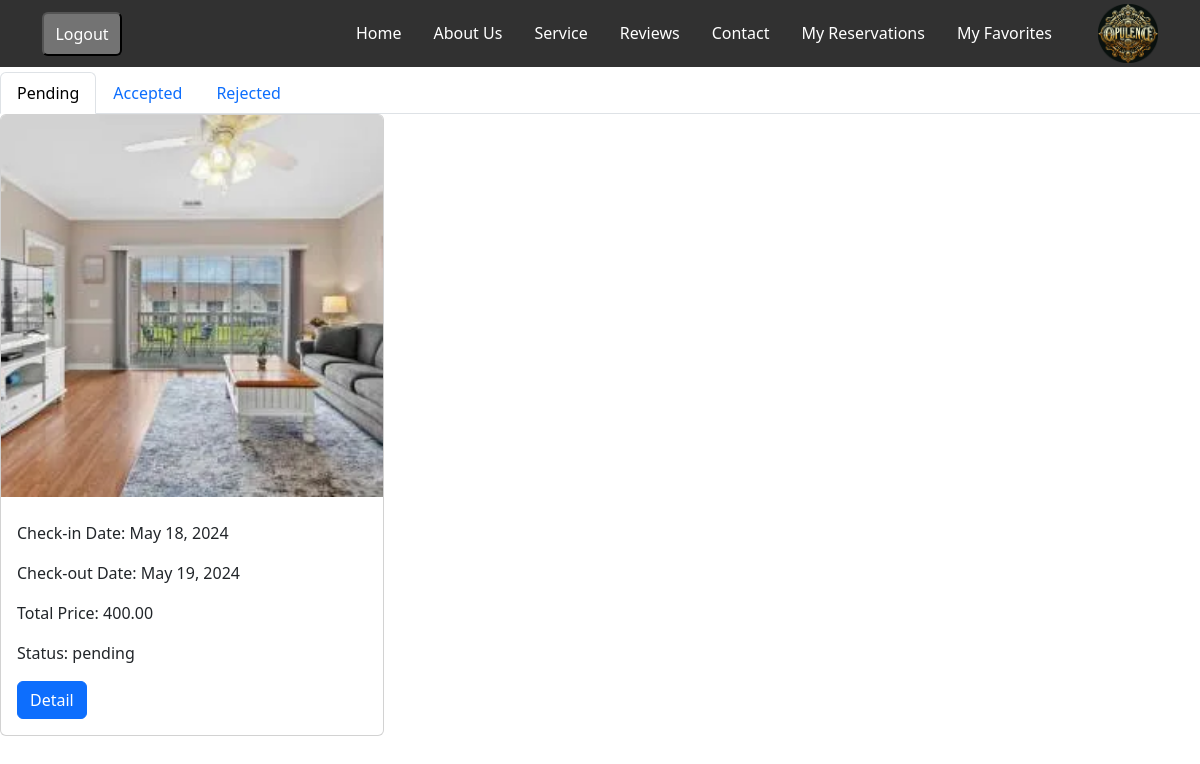
The app's page /res/ (signed in), older data.
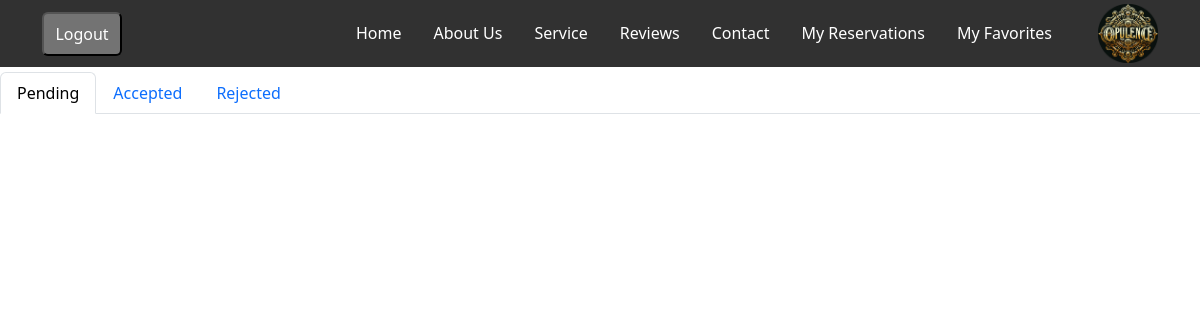
The same page, newer data.
### reservations/models.py (models this page shows, shortened)
class Reservation(models.Model):
    user = models.ForeignKey(settings.AUTH_USER_MODEL, null=True, blank=True, on_delete=models.CASCADE)
    apartment = models.ForeignKey(Apartment, on_delete=models.CASCADE)
    check_in_date = models.DateField()
    check_out_date = models.DateField()
    total_price = models.DecimalField(max_digits=10, decimal_places=2)
    reservation_status = models.ForeignKey(ReservationStatus, on_delete=models.CASCADE,default=1)

class ReservationStatus(models.Model):
    status_name = models.CharField(max_length=100, unique=True)
    def __str__(self):
        return self.status_name

### apartments/models.py (models this page shows, shortened)
class Apartment(models.Model):
    category = models.ForeignKey(Category, on_delete=models.CASCADE)
    country=models.ForeignKey(Country,on_delete=models.SET_NULL,null=True,blank=True)
    city = models.ForeignKey(City, on_delete=models.CASCADE,null=True)
    actual_address=models.CharField(max_length=255,null=True)
    maps_link=models.CharField(max_length=255,null=True)
    apt_name = models.CharField(max_length=255)
    description = models.TextField()
    cover_image=models.ImageField(upload_to='covers/',null=True)
    district = models.CharField(max_length=30,null=True)
    is_active = models.BooleanField(default=True)
    is_booked = models.BooleanField(default=False)
    rooms = models.IntegerField(null=True)
    beds = models.IntegerField(null=True)
    bath_rooms = models.IntegerField(null=True)
    wifi = models.BooleanField(default=False)
    tv = models.BooleanField(default=False)
    price_per_night = models.DecimalField(max_digits=10, decimal_places=2)
    user = models.ForeignKey(settings.AUTH_USER_MODEL, null=True, blank=True, on_delete=models.CASCADE)
    created_at = models.DateTimeField(auto_now_add=True,null=True)
    updated_at = models.DateTimeField(auto_now=True,null=True)

### reservations/views.py (the view)
# urls.py: path("", ReservationListView.as_view(), name='list-reserv'),
class ReservationListView(LoginRequiredMixin, ListView):
    model = Reservation
    template_name = 'reservations/list_res.html'
    context_object_name = 'reservations'
    def get_queryset(self):
        return Reservation.objects.filter(user=self.request.user).order_by('-check_in_date')

### templates/reservations/list_res.html (shortened to what this page needs)
{% extends "main_base.html" %}
{% load static %}
{% block content %}
  <h1 class="mb-4">Your Reservations</h1>
  <ul class="nav nav-tabs" id="reservationTabs" role="tablist">
    <li class="nav-item">
      <a class="nav-link active" id="pending-tab" data-toggle="tab" href="#pending" role="tab" aria-controls="pending" aria-selected="true">Pending</a>
    </li>
    <li class="nav-item">
      <a class="nav-link" id="accepted-tab" data-toggle="tab" href="#accepted" role="tab" aria-controls="accepted" aria-selected="false">Accepted</a>
    </li>
    <li class="nav-item">
      <a class="nav-link" id="rejected-tab" data-toggle="tab" href="#rejected" role="tab" aria-controls="rejected" aria-selected="false">Rejected</a>
    </li>
  </ul>
  <div class="tab-content" id="reservationTabContent">
    <div class="tab-pane fade show active" id="pending" role="tabpanel" aria-labelledby="pending-tab">
      <div class="row">
        {% for reservation in reservations %}
          {% if reservation.reservation_status_id == 1 %}
            <div class="col-md-4 mb-4">
              <div class="card h-100">
                {% if reservation.apartment.cover_image.url %}
                  <img src="{{ reservation.apartment.cover_image.url }}" class="card-img-top" alt="Apartment Image">
                {% else %}
                  <img src="{% static 'path_to_default_image.jpg' %}" class="card-img-top" alt="Default Image">
                {% endif %}
                <div class="card-body">
                  <p class="card-text">Check-in Date: {{ reservation.check_in_date }}</p>
                  <p class="card-text">Check-out Date: {{ reservation.check_out_date }}</p>
                  <p class="card-text">Total Price: {{ reservation.total_price }}</p>
                  <p class="card-text">Status: {{ reservation.reservation_status }}</p>
                  <a href="{% url 'detail-reserv' reservation.pk  %}" class="btn btn-primary">Detail</a>
                </div>
              </div>
            </div>
          {% endif %}
        {% endfor %}
      </div>
    </div>
  </div>
{% endblock content %}

Row changes from the older to the newer data that the page shows:
no longer on this page (row edited): Reservation: apartment.cover_image (picture), check_in_date "May 18, 2024", check_out_date "May 19, 2024", total_price "400.00", reservation_status "pending"
